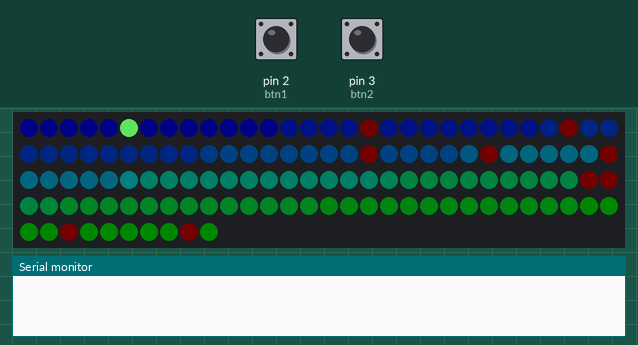
Recording of a sketch running on a simulated Arduino Uno, built with avr-gcc and run on an emulated ATmega328P. Parts: 130 RGB LEDs in strip order, left to right, continuing on the next row, the last lines printed to the serial monitor. The test bench sets the inputs (shaded band); at power-on: pin 2 (btn1) HIGH, pin 3 (btn2) HIGH. Dim RGB values are drawn brighter than linear; random numbers use the default seed unless the sketch sets one.

Above: at 1.2 s.
1.3 s: pin 2 (btn1) pulled LOW for 0.15 s
At 1.68 s:
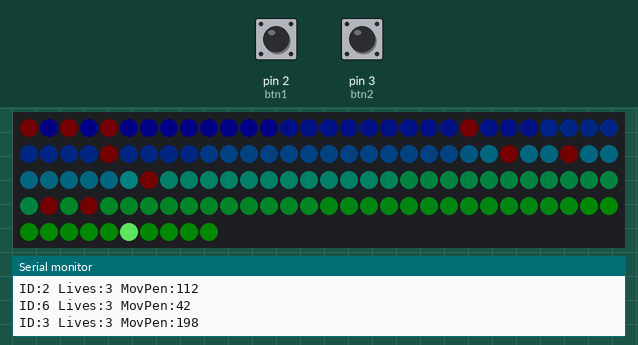
2.0 s: pin 3 (btn2) pulled LOW for 0.15 s
At 2.27 s:
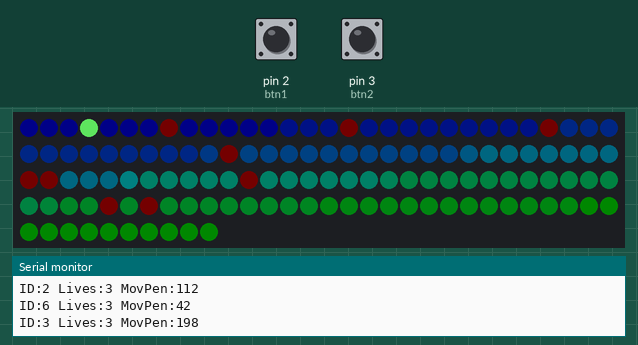
2.7 s: pin 2 (btn1) pulled LOW for 1 s
At 3.39 s:
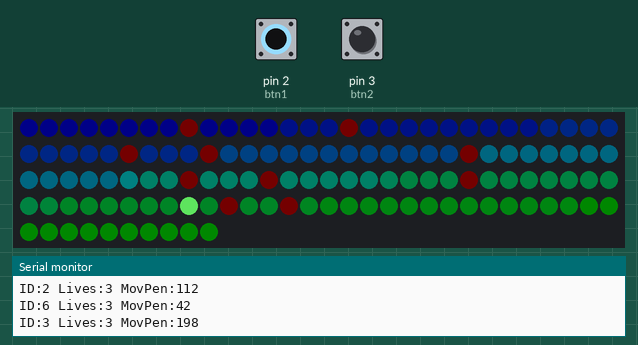
4.3 s: pin 3 (btn2) pulled LOW for 1 s
At 5.67 s:
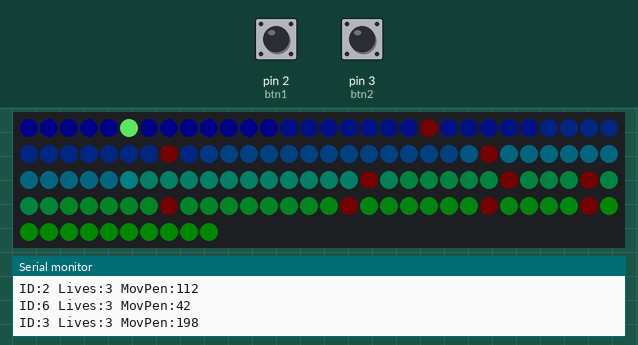
5.9 s: pin 2 (btn1) driven LOW and pin 3 (btn2) driven LOW
8.9 s: pin 2 (btn1) driven HIGH
At 9.52 s:
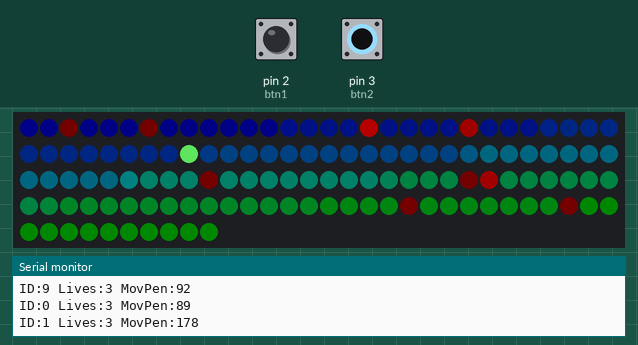
Timing chart, 0 to 11.5 s (numbered marks = the images above; inputs shaded):
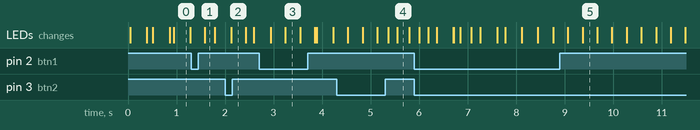

The sketch:

rgbGame.ino
```cpp
// Fighting game for arduino & rgb led strip.
// Needs controller with two buttons

#include <Arduino.h>

#include <Adafruit_NeoPixel.h>
const int sigPin = 6;
const int btn1 = 2;
const int btn2 = 3;
const int stripLength = 130;
const int maxEnemies = 10;
Adafruit_NeoPixel strip = Adafruit_NeoPixel(stripLength, sigPin, NEO_GRB + NEO_KHZ800);

// ------------------------------------- //
class Tile {
    public:
        int r = 0;
        int g = 0;
        int b = 0;
};

// ------------------------------------- //
class Pixel {
    public:
        int position = 5;
        int lives = 3;
        int color_r = 70;
        int color_g = 170;
        int color_b = 70;
        int movementPenalty = 10;
        int attackChargeTime = 300;
        long movementTimer = millis();
        long attackTimer = millis();
};

// ------------------------------------- //
void createFloor(Tile floorTiles[stripLength]) {

    for (int c = 0; c < stripLength; c++) {             // Create floor
        float sl = stripLength;
        sl = (c / sl) * 10;

        floorTiles[c].r = 0;
        floorTiles[c].g = sl;
        floorTiles[c].b = 10 - sl;
    }
}

// ------------------------------------- //
void spawnEnemies(Pixel enemies[maxEnemies]) {
    for (int c = 0; c < maxEnemies; c++) {              // Spawn enemies
        enemies[c].position = { random(0, stripLength) };
        enemies[c].color_r = { 1 };
        enemies[c].color_g = { 0 };
        enemies[c].color_b = { 0 };
        enemies[c].lives = { 3 };
        enemies[c].movementPenalty = { random(40, 200) };
    }
}

// ------------------------------------- //
void fill(int r, int g, int b) {
    for (int c = 0; c < stripLength; c ++) {
        strip.setPixelColor(c, r, g, b);
    }
    strip.show();
}

// ------------------------------------- //
void attack(int force, Pixel player, Pixel enemies[maxEnemies]) {
    for (int count = 0; count <= force; count += 1) {           // Special effect
        strip.setPixelColor(player.position + count, 250, 150, 0);
        strip.setPixelColor(player.position - count, 250, 150, 0);
        strip.show();
    }
    for (int c = 0; c < maxEnemies; c++) {
        if ((enemies[c].position > player.position - force) && (enemies[c].position < player.position + force)) {
            if (enemies[c].lives >= 1) {
                enemies[c].lives --;

                float r = enemies[c].lives;
                r = (r / 3) * 100;
                enemies[c].color_r = 100 - r;
                enemies[c].movementPenalty -= 50;
                if (enemies[c].movementPenalty < 13) {
                    enemies[c].movementPenalty = 13;
                }
            }
            int deads = 0;
            for (int c = 0; c < maxEnemies; c++) {
                if (enemies[c].lives == 0) {
                    deads ++;
                }
                if (deads >= maxEnemies) {      // Level complete
                    deads = 0;
                    for (int c = 0; c < 10; c++) {
                        fill(100,100,100);
                        delay(20);
                        fill(0,0,0);
                        delay(100);
                    }
                    spawnEnemies(enemies);
                }
            }
        }
    }
    delay(30);
}


// ------------------------------------- //
void drawPlr(Pixel player) {
    strip.setPixelColor(player.position, player.color_r, player.color_g, player.color_b);
}

// ------------------------------------- //
void drawBackground(Tile floorTiles[stripLength]) {
    for (int c = 0; c < stripLength; c ++) {
        strip.setPixelColor(c, floorTiles[c].r, floorTiles[c].g, floorTiles[c].b);
    }
}

// ------------------------------------- //
void moveEnemies(Pixel enemies[maxEnemies]) {
    for (int c = 0; c < maxEnemies; c ++) {
        if (((millis() - enemies[c].movementTimer) > enemies[c].movementPenalty) && (enemies[c].lives > 0)) {
            enemies[c].position ++;
            if (enemies[c].position > stripLength) {
                enemies[c].position = 0;
                Serial.println("ID:" + String(c) + " Lives:" + enemies[c].lives + " MovPen:" + enemies[c].movementPenalty);
            }
            enemies[c].movementTimer = millis();
        }
    }
}

// ------------------------------------- //
void drawEnemies(Pixel enemies[maxEnemies]) {
    for (int c = 0; c < maxEnemies; c++) {
        if (enemies[c].lives > 0) {
            strip.setPixelColor(enemies[c].position, enemies[c].color_r, enemies[c].color_g, enemies[c].color_b);
        }
    }
}

// -------------------------------------------------------------------------- //

Tile floorTiles[stripLength];

Pixel player;
Pixel enemies[maxEnemies];

void setup() {
    Serial.begin(115200);
    strip.begin();
    strip.show();
    pinMode(btn1, INPUT);
    pinMode(btn2, INPUT);
    digitalWrite(btn1, HIGH);
    digitalWrite(btn2, HIGH);
    spawnEnemies(enemies);
    createFloor(floorTiles);
}


void loop() {
    int btn1state = digitalRead(btn1);
    int btn2state = digitalRead(btn2);

    if ((btn1state == 0) && (btn2state == 0)) {
        if ((millis() - player.attackTimer) > player.attackChargeTime) {
            attack(3, player, enemies);
            player.attackTimer = millis();
        }
    } else if ((millis() - player.movementTimer) > player.movementPenalty) {
        if (btn1state == 0) {
            player.position --;
            player.movementTimer = millis();
            if (player.position < 0) {
                player.position = stripLength;
            }
        }
        else if (btn2state == 0) {
            player.position ++;
            player.movementTimer = millis();
            if (player.position > stripLength) {
                player.position = 0;
            }
        }
    }

    moveEnemies(enemies);
    drawBackground(floorTiles);
    drawEnemies(enemies);
    drawPlr(player);
    strip.show();
}
```
